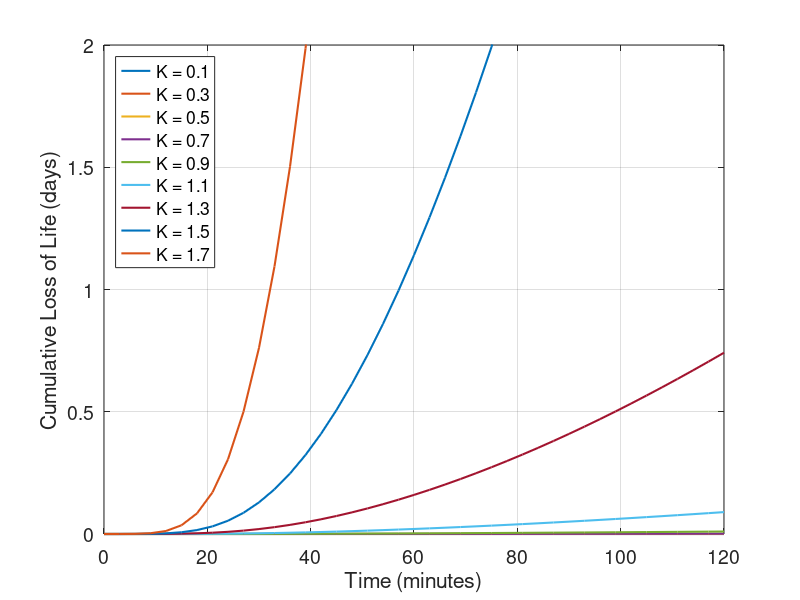
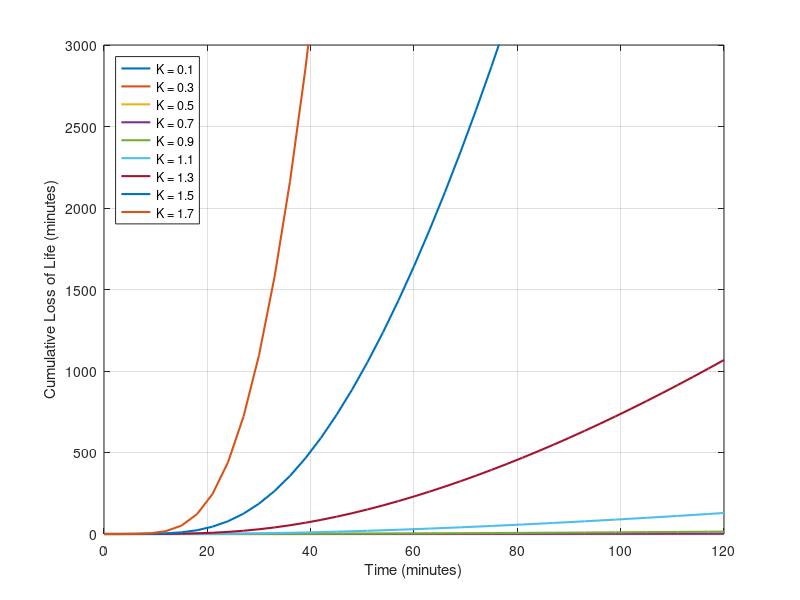

Reproduce these figures in MATLAB, in order.
clc; clear; close all;

% Constants
delta_theta_or = 45;
delta_theta_hr = 35;
tao_0 = 150;
tao_w = 7;
R = 8;
x = 0.8;
y = 1.3;
k11 = 0.5;
k21 = 2;
k22 = 2;
Tambient = 20;
Dt = 3; % time step in minutes

% Time setup
time_steps = 41;
time = (0:Dt:(time_steps - 1) * Dt)';
theta_a = ones(time_steps, 1) * 30; % ambient temperature profile

% K values to evaluate
K_values = 0.1:0.2:1.7;
num_cases = length(K_values);

% Storage for all cumulative LOL
LOL_cumulative_days_all = NaN(time_steps, num_cases);
LOL_cumulative_minutes_all = NaN(time_steps, num_cases);

% Loop over K values
for case_num = 1:num_cases
    K = ones(time_steps, 1) * K_values(case_num);

    % Initialize
    TOT = NaN(time_steps, 1);
    HST = NaN(time_steps, 1);
    PU_life = NaN(time_steps, 1);
    LOL_cumulative_hours = NaN(time_steps, 1); % internal cumulative in hours

    % Initial conditions
    theta_0 = 20;
    delta_theta_h1 = 0;
    delta_theta_h2 = 0;

    for i = 1:time_steps
        % Top-oil temperature
        D_theta_0 = (Dt / (k11 * tao_0)) * ...
            (((1 + K(i)^2 * R) / (1 + R))^x * delta_theta_or - (theta_0 - theta_a(i)));
        theta_0 = theta_0 + D_theta_0;

        % Hot-spot gradient components
        D_delta_theta_h1 = (Dt / (k22 * tao_w)) * ...
            (k21 * delta_theta_hr * K(i)^y - delta_theta_h1);
        delta_theta_h1 = delta_theta_h1 + D_delta_theta_h1;

        D_delta_theta_h2 = (Dt / ((1 / k22) * tao_0)) * ...
            ((k21 - 1) * delta_theta_hr * K(i)^y - delta_theta_h2);
        delta_theta_h2 = delta_theta_h2 + D_delta_theta_h2;

        delta_theta_h = delta_theta_h1 - delta_theta_h2;

        TOT(i) = theta_0;
        HST(i) = theta_0 + delta_theta_h;

        PU_life(i) = exp(15000 / 383 - 15000 / (HST(i) + 273)); % per-unit life consumption

        % Cumulative loss of life in hours
        LOL_cumulative_hours(i) = sum(PU_life(1:i) * Dt / 60); % Dt is in minutes, so divide by 60
    end

    % Store results
    LOL_cumulative_days_all(:, case_num) = LOL_cumulative_hours / 24; % convert hours to days
    LOL_cumulative_minutes_all(:, case_num) = LOL_cumulative_hours * 60; % convert hours to minutes
end

% ---- PLOT 1: Cumulative LOL in Days ----
figure;
plot(time, LOL_cumulative_days_all, 'LineWidth', 1.5);
grid on;
xlabel('Time (minutes)', 'FontSize', 16);
ylabel('Cumulative Loss of Life (days)', 'FontSize', 16);
%title('Cumulative Loss of Life in Days');
legend(arrayfun(@(k) sprintf('K = %.1f', k), K_values, 'UniformOutput', false), ...
    'Location', 'northwest', 'FontSize', 12);
ylim([0 2]);
yticks(0:0.5:2)
set(gca, 'FontSize', 14);

% ---- PLOT 2: Cumulative LOL in Minutes ----
figure;
plot(time, LOL_cumulative_minutes_all, 'LineWidth', 1.5);
grid on;
xlabel('Time (minutes)');
ylabel('Cumulative Loss of Life (minutes)');
%title('Cumulative Loss of Life in Minutes');
legend(arrayfun(@(k) sprintf('K = %.1f', k), K_values, 'UniformOutput', false), ...
    'Location', 'northwest');
ylim([0 3000]);
yticks(0:500:3000);